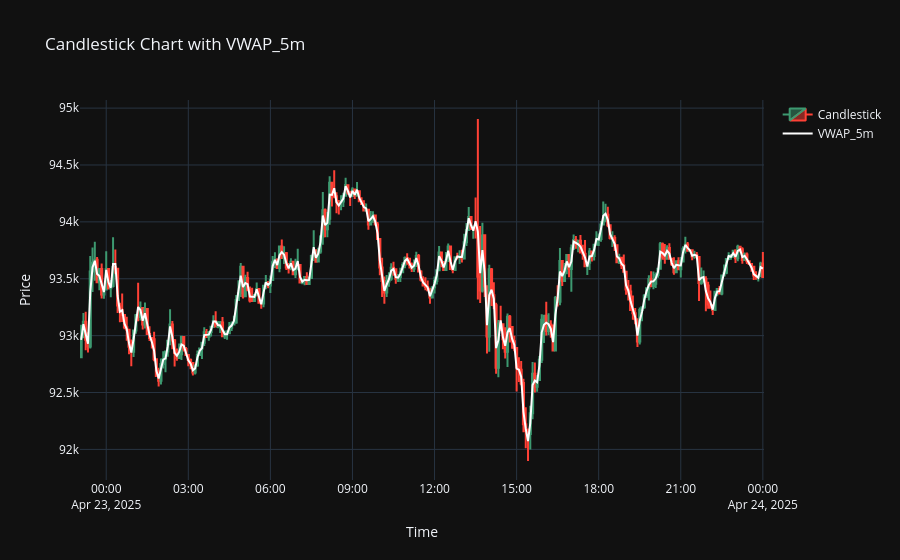
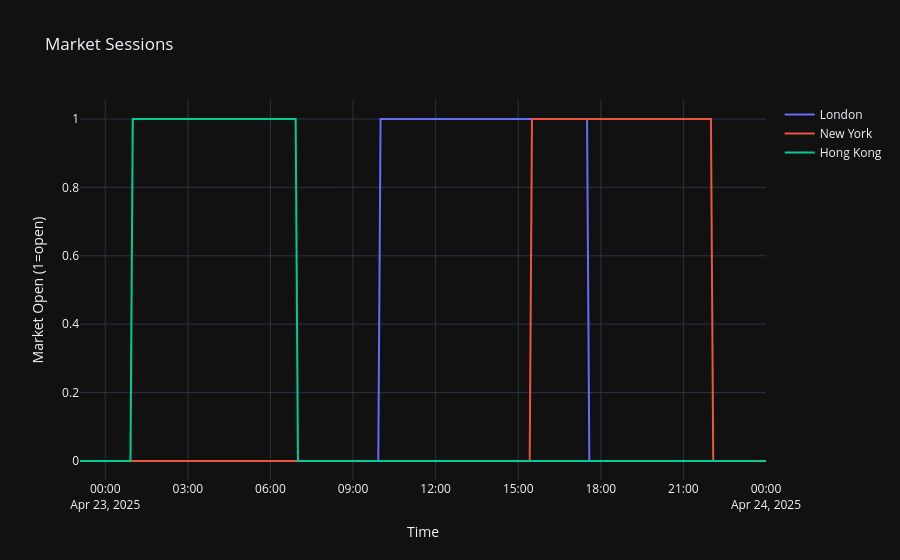
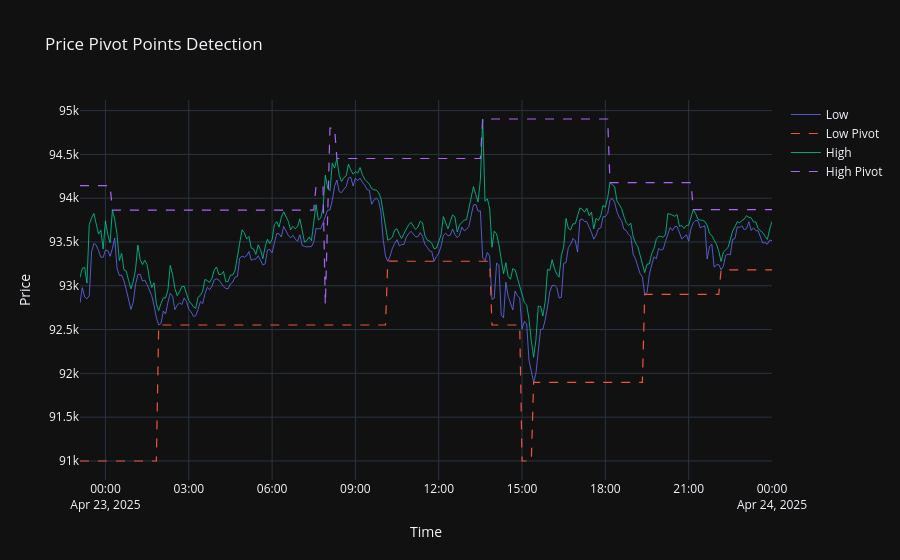
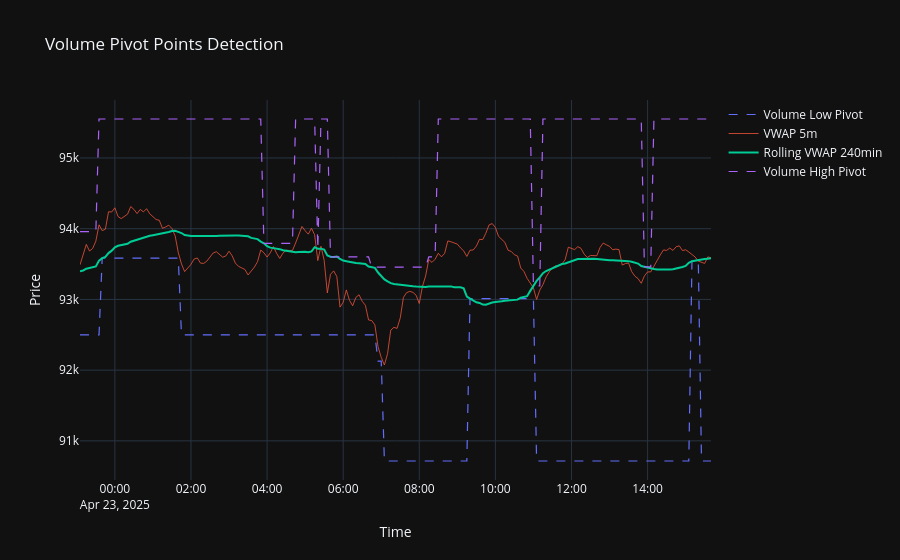

The notebook cell these images were saved under, in order:
### Markdown cell above
### Visualization

### Code cell
#-------------------------------------------------------------------------------

print("#----------------------------------------------------------------------")
print("Shape:", Features_Data.data.shape)
print("#----------------------------------------------------------------------")
print(Features_Data.data.columns)
print("#----------------------------------------------------------------------")
print(Features_Data.data.head())
print("#----------------------------------------------------------------------")

#-------------------------------------------------------------------------------
df = Features_Data.data.copy()[-300:]

# 1. Candlestick chart with VWAP_5m
fig1 = go.Figure()
fig1.add_trace(go.Candlestick(x=df.index,
                              open=df['Open'],
                              high=df['High'],
                              low=df['Low'],
                              close=df['Close'],
                              name="Candlestick"))
fig1.add_trace(go.Scatter(x=df.index, y=df['VWAP_5m'], mode='lines', name='VWAP_5m', line=dict(color='white')))
fig1.update_layout(title="Candlestick Chart with VWAP_5m", xaxis_title="Time", yaxis_title="Price", template="plotly_dark",xaxis_rangeslider_visible=False,)

# 2. Market session open status
fig2 = go.Figure()
fig2.add_trace(go.Scatter(x=df.index, y=df["London_Open"], mode='lines', name="London"))
fig2.add_trace(go.Scatter(x=df.index, y=df["NY_Open"], mode='lines', name="New York"))
fig2.add_trace(go.Scatter(x=df.index, y=df["HK_Open"], mode='lines', name="Hong Kong"))
fig2.update_layout(title="Market Sessions", xaxis_title="Time", yaxis_title="Market Open (1=open)", template="plotly_dark")

# 3. Pivot points for price
fig3 = go.Figure()
fig3.add_trace(go.Scatter(x=df.index, y=df["Low"], mode='lines', name="Low", line=dict(width=0.8)))
fig3.add_trace(go.Scatter(x=df.index, y=df["Low_Pivot"], mode='lines', name="Low Pivot", line=dict(width=1.2, dash='dash')))
fig3.add_trace(go.Scatter(x=df.index, y=df["High"], mode='lines', name="High", line=dict(width=0.8)))
fig3.add_trace(go.Scatter(x=df.index, y=df["High_Pivot"], mode='lines', name="High Pivot", line=dict(width=1.2, dash='dash')))
fig3.update_layout(title="Price Pivot Points Detection", xaxis_title="Time", yaxis_title="Price", template="plotly_dark")

# 4. Volume pivot points
fig4 = go.Figure()
fig4.add_trace(go.Scatter(x=df.index, y=df["Volume_Low_Pivot"].tail(200), mode='lines', name="Volume Low Pivot", line=dict(width=1.2, dash='dash')))
fig4.add_trace(go.Scatter(x=df.index, y=df["VWAP_5m"].tail(200), mode='lines', name="VWAP 5m", line=dict(width=0.8)))
fig4.add_trace(go.Scatter(x=df.index, y=df["Rolling_VWAP_240min"].tail(200), mode='lines', name="Rolling VWAP 240min"))
fig4.add_trace(go.Scatter(x=df.index, y=df["Volume_High_Pivot"].tail(200), mode='lines', name="Volume High Pivot", line=dict(width=1.2, dash='dash')))
fig4.update_layout(title="Volume Pivot Points Detection", xaxis_title="Time", yaxis_title="Price", template="plotly_dark")

fig1.show()
fig2.show()
fig3.show()
fig4.show()

### Figure 1 — Plotly figure (JSON) as saved in the notebook; plotly's stock layout.template omitted (floating-point values rounded to 4 significant figures; data arrays with more than 128 entries replaced by an {"elided": "..."} marker saying what was removed)
{"data": [{"close": {"elided": "300 float values"}, "high": {"elided": "300 float values"}, "low": {"elided": "300 float values"}, "name": "Candlestick", "open": {"elided": "300 float values"}, "x": {"elided": "300 str values"}, "type": "candlestick"}, {"line": {"color": "white"}, "mode": "lines", "name": "VWAP_5m", "x": {"elided": "300 str values"}, "y": {"elided": "300 float values"}, "type": "scatter"}], "layout": {"xaxis": {"rangeslider": {"visible": false}, "title": {"text": "Time"}}, "title": {"text": "Candlestick Chart with VWAP_5m"}, "yaxis": {"title": {"text": "Price"}}}}

### Figure 2 — Plotly figure (JSON) as saved in the notebook; plotly's stock layout.template omitted (floating-point values rounded to 4 significant figures; data arrays with more than 128 entries replaced by an {"elided": "..."} marker saying what was removed)
{"data": [{"mode": "lines", "name": "London", "x": {"elided": "300 str values"}, "y": {"elided": "300 int values"}, "type": "scatter"}, {"mode": "lines", "name": "New York", "x": {"elided": "300 str values"}, "y": {"elided": "300 int values"}, "type": "scatter"}, {"mode": "lines", "name": "Hong Kong", "x": {"elided": "300 str values"}, "y": {"elided": "300 int values"}, "type": "scatter"}], "layout": {"title": {"text": "Market Sessions"}, "xaxis": {"title": {"text": "Time"}}, "yaxis": {"title": {"text": "Market Open (1=open)"}}}}

### Figure 3 — Plotly figure (JSON) as saved in the notebook; plotly's stock layout.template omitted (floating-point values rounded to 4 significant figures; data arrays with more than 128 entries replaced by an {"elided": "..."} marker saying what was removed)
{"data": [{"line": {"width": 0.8}, "mode": "lines", "name": "Low", "x": {"elided": "300 str values"}, "y": {"elided": "300 float values"}, "type": "scatter"}, {"line": {"dash": "dash", "width": 1.2}, "mode": "lines", "name": "Low Pivot", "x": {"elided": "300 str values"}, "y": {"elided": "300 float values"}, "type": "scatter"}, {"line": {"width": 0.8}, "mode": "lines", "name": "High", "x": {"elided": "300 str values"}, "y": {"elided": "300 float values"}, "type": "scatter"}, {"line": {"dash": "dash", "width": 1.2}, "mode": "lines", "name": "High Pivot", "x": {"elided": "300 str values"}, "y": {"elided": "300 float values"}, "type": "scatter"}], "layout": {"title": {"text": "Price Pivot Points Detection"}, "xaxis": {"title": {"text": "Time"}}, "yaxis": {"title": {"text": "Price"}}}}

### Figure 4 — Plotly figure (JSON) as saved in the notebook; plotly's stock layout.template omitted (floating-point values rounded to 4 significant figures; data arrays with more than 128 entries replaced by an {"elided": "..."} marker saying what was removed)
{"data": [{"line": {"dash": "dash", "width": 1.2}, "mode": "lines", "name": "Volume Low Pivot", "x": {"elided": "300 str values"}, "y": {"elided": "200 float values"}, "type": "scatter"}, {"line": {"width": 0.8}, "mode": "lines", "name": "VWAP 5m", "x": {"elided": "300 str values"}, "y": {"elided": "200 float values"}, "type": "scatter"}, {"mode": "lines", "name": "Rolling VWAP 240min", "x": {"elided": "300 str values"}, "y": {"elided": "200 float values"}, "type": "scatter"}, {"line": {"dash": "dash", "width": 1.2}, "mode": "lines", "name": "Volume High Pivot", "x": {"elided": "300 str values"}, "y": {"elided": "200 float values"}, "type": "scatter"}], "layout": {"title": {"text": "Volume Pivot Points Detection"}, "xaxis": {"title": {"text": "Time"}}, "yaxis": {"title": {"text": "Price"}}}}
